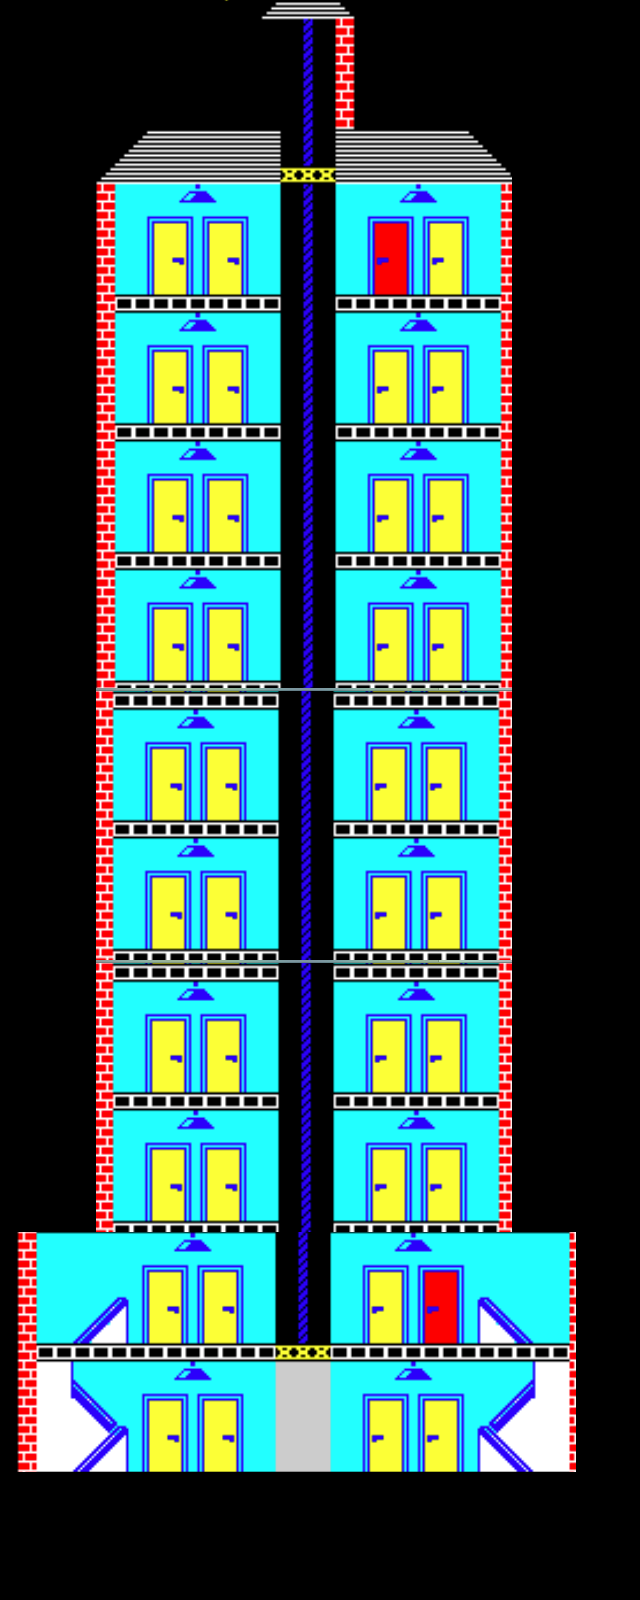

This is a level from a 2D game, rendered from its Tiled map with the project's own tilesets. A one-line summary and the map file follow, with tile-layer data summarised:
An orthogonal 40x100 tile map with 16x16 px tiles, 1 tile layer (Tile Layer 1), 3 tilesets.

<map version="1.2" tiledversion="1.3.1" orientation="orthogonal" renderorder="right-down" compressionlevel="-1" width="40" height="100" tilewidth="16" tileheight="16" infinite="0" nextlayerid="2" nextobjectid="1">
 <tileset firstgid="1" source="example.tsx" />
 <tileset firstgid="1119" source="example2.tsx" />
 <tileset firstgid="2185" source="example3.tsx" />
 <layer id="1" name="Tile Layer 1" width="40" height="100">
  <data>[4000 cells, 2527 non-empty, 2085 distinct tile ids]</data>
 </layer>
</map>